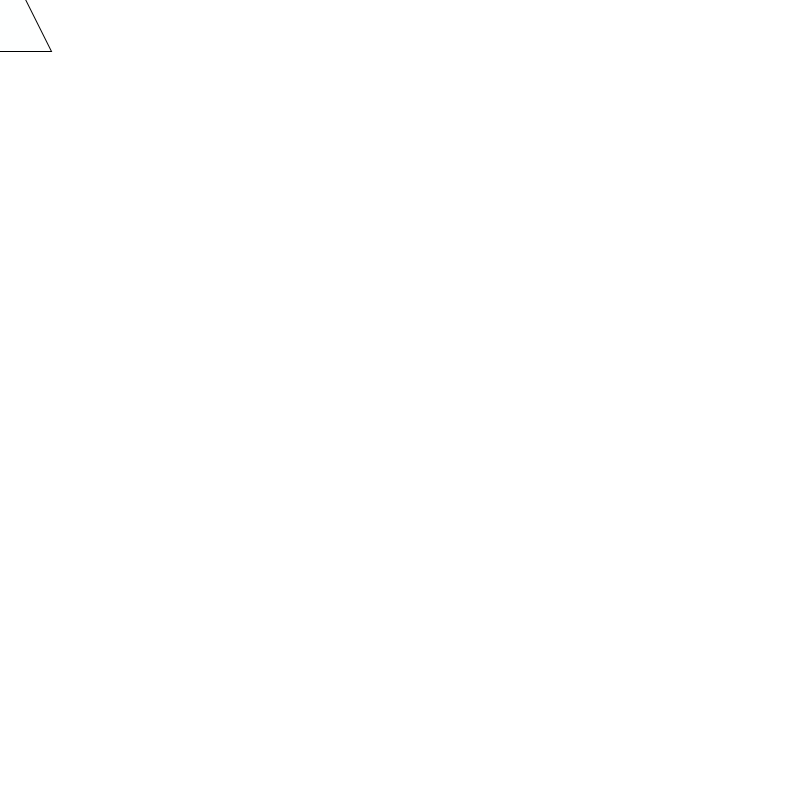
Frame 1 (no input)
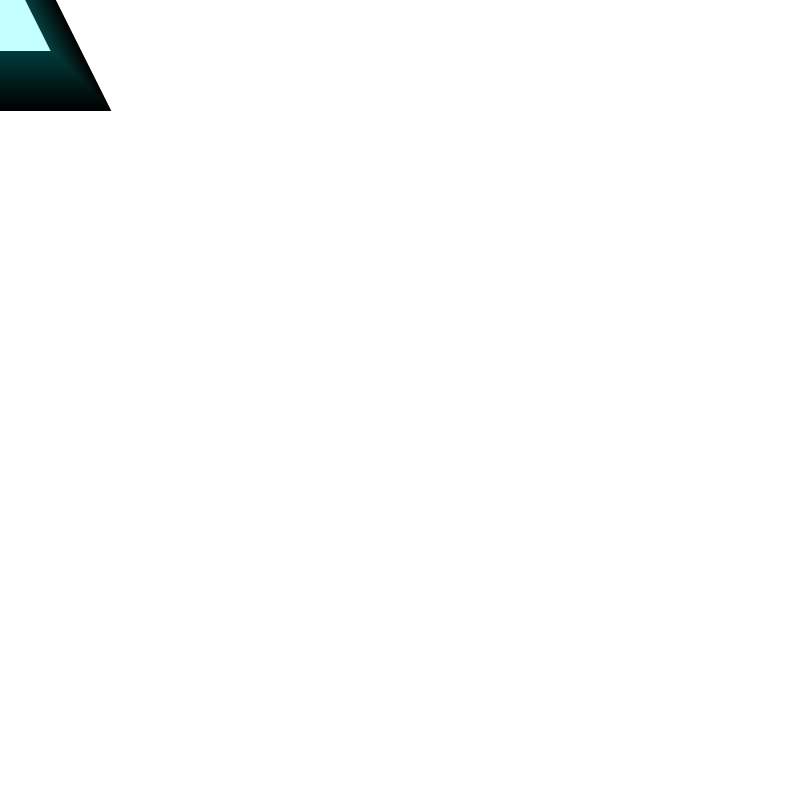
Frame 60 (the mouse pressed at the canvas centre just before this capture)
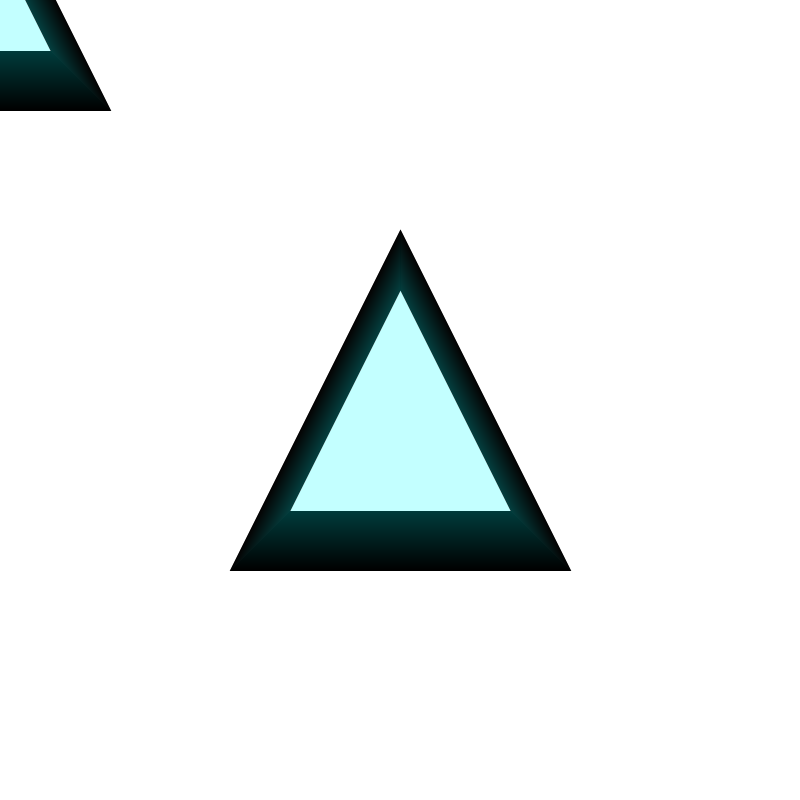
Frame 120 (the mouse held since frame 60 and released just before this capture)

The Processing sketch that drew these frames (run headless with seeded random() and noise(); from frame 60 on, the mouse is pressed at the canvas centre):

// Processing sketch: processing_14771
// ── processing_14771.pde

int diminue;
int augmente;
void setup () {
  diminue = 0;
augmente = 0;
  size (800,800);
  background  (255);
}
void draw() 
{
  diminue = diminue - 1;
  augmente = augmente + 1;
  fill (0, 359, 395, 1) ;
  triangle (mouseX, mouseY -50 + diminue, mouseX - 50 + diminue, mouseY + 50 + augmente, mouseX + 50 + augmente, mouseY + 50 + augmente);
}
